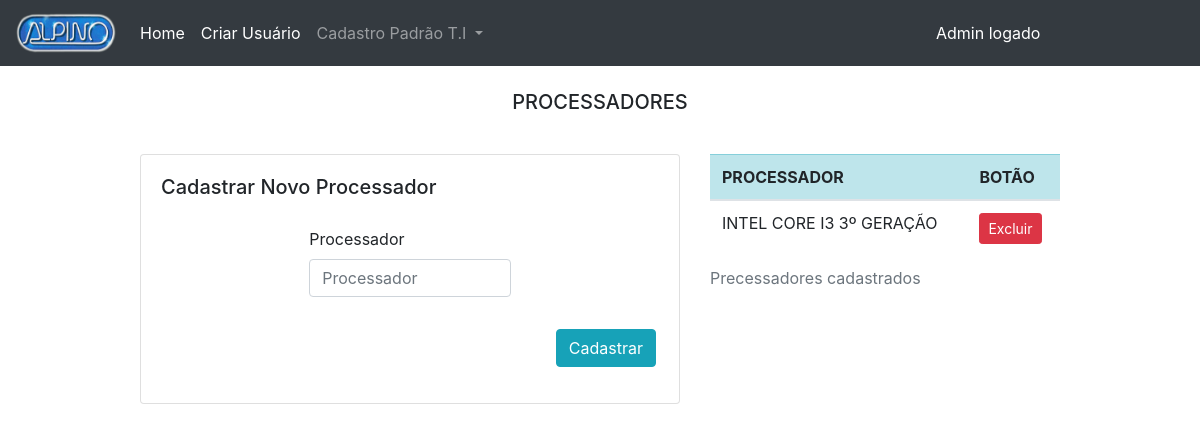
Before: /public/pags/admin/registerStandard/registerProcessador.php with the older database file.
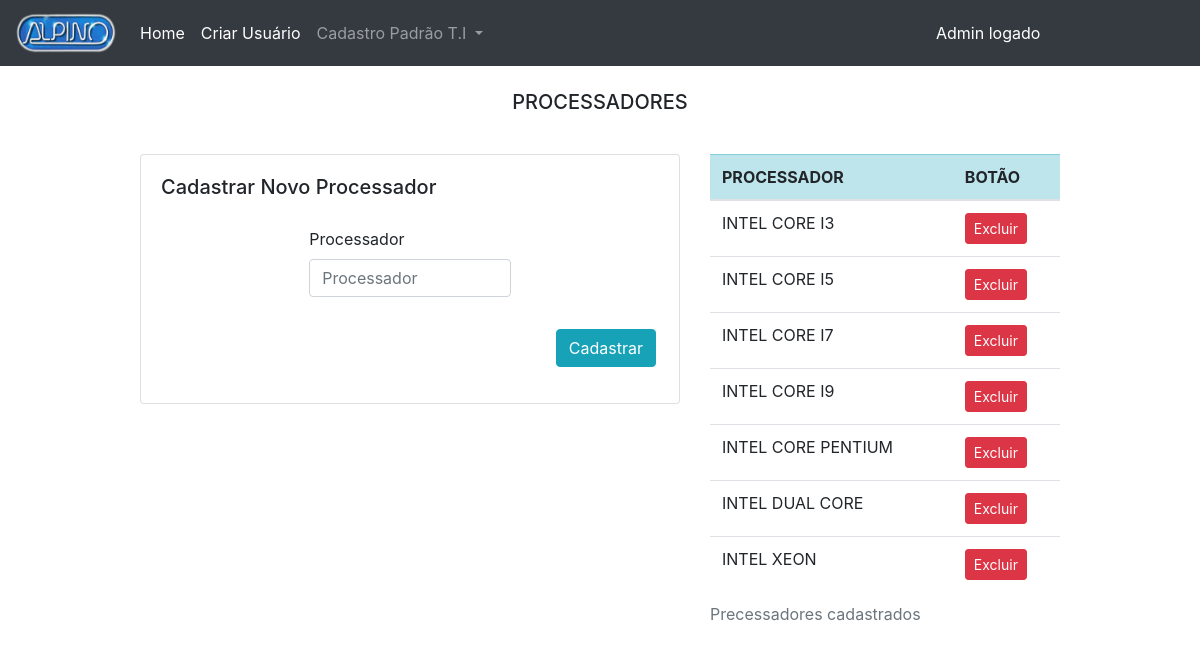
After: the same page with the newer database file.
### tables this page shows
CREATE TABLE `processador` (
  `id` int(10) UNSIGNED NOT NULL,
  `processador` varchar(45) NOT NULL
);

### public/pags/admin/registerStandard/registerProcessador.php (the view, shortened to what this page needs)
<?php
    include_once("../../../../src/config/conexaodb.php");
    $coleta = mysqli_query($conn, "SELECT * FROM processador order by processador asc");
?>
<html lang="pt-br">
<head>
    <link rel="stylesheet" href="../../../../node_modules/bootstrap/dist/css/bootstrap.css">
</head>
<body>
    <?php
        include_once '../include/nav_register.php';
    ?>
    <div class="container">
        <div class="row">
            <div class="col">
                <div class="py-3 text-center">
                    <h5 class="display-5 m-2">PROCESSADORES</h5>
                </div>
            </div>
        </div>
        <div class="row justify-content-center">
            <div class="col-md-6">
                <div class="py-3">
                    <div class="card">
                        <div class="card-body">
                            <h5 class="card-title">Cadastrar Novo Processador</h5>
                            <div class="row">
                                <div class="col">
                                    <form action="../../../../src/db/admin/processador/insert.php" method="POST">
                                        <div class="form-row justify-content-center">
                                            <div class="form-group col-md-5">
                                                <label for="inputProcessador" class="pt-3">Processador</label>
                                                <input type="text" name="inputProcessador" class="form-control" placeholder="Processador">
                                            </div>
                                        </div>
                                        <div class="pt-3">
                                            <div class="form-row justify-content-end">
                                                <button type="submit" class="btn btn-info mr-2">Cadastrar</button>
                                            </div>
                                        </div>
                                    </form>
                                </div>
                            </div>
                        </div>
                    </div>
                </div>
            </div>
            <div class="col-md-4">
                <div class="py-3">
                    <table class="table">
                        <caption>Precessadores cadastrados</caption>
                        <thead>
                            <tr class="table-info">
                                <th scope="col">PROCESSADOR</th>
                                <th scope="col">BOTÃO</th>
                            </tr>
                        </thead>
                        <tbody>
                            <?php while($linha = mysqli_fetch_assoc($coleta)) { ?>
                            <tr>
                                <td>
                                    <?php echo $linha['processador']; ?>
                                </td>
                                <td>
                                    <a href="../../../../src/db/admin/processador/delete.php?id=<?php echo $linha['id']; ?>">
                                        <button type="button" class="btn btn-danger btn-sm">Excluir</button>
                                    </a>
                                </td>
                            </tr>
                            <?php } ?>
                        </tbody>
                    </table>
                </div>
            </div>
        </div>
    </div>
</body>
</html>

Changed rows visible on the page:
removed processador: processador "INTEL CORE I3 3º GERAÇÃO"
added processador: processador "INTEL CORE I3"
added processador: processador "INTEL CORE I5"
added processador: processador "INTEL CORE I7"
added processador: processador "INTEL CORE I9"
added processador: processador "INTEL CORE PENTIUM"
added processador: processador "INTEL DUAL CORE"
added processador: processador "INTEL XEON"
